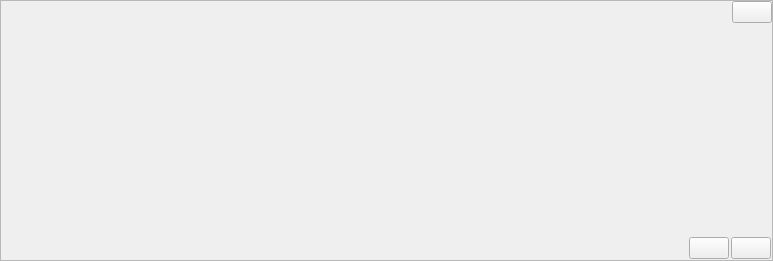
<?xml version="1.0" encoding="UTF-8"?>
<ui version="4.0">
 <class>Rep</class>
 <widget class="QWidget" name="Rep">
  <property name="geometry">
   <rect>
    <x>0</x>
    <y>0</y>
    <width>773</width>
    <height>261</height>
   </rect>
  </property>
  <layout class="QGridLayout" name="glay_main">
   <property name="leftMargin">
    <number>0</number>
   </property>
   <property name="topMargin">
    <number>0</number>
   </property>
   <property name="rightMargin">
    <number>0</number>
   </property>
   <property name="bottomMargin">
    <number>0</number>
   </property>
   <property name="spacing">
    <number>0</number>
   </property>
   <item row="1" column="0">
    <widget class="QFrame" name="fr_main">
     <property name="frameShape">
      <enum>QFrame::StyledPanel</enum>
     </property>
     <property name="frameShadow">
      <enum>QFrame::Raised</enum>
     </property>
     <layout class="QVBoxLayout" name="vlay_fr_main">
      <property name="spacing">
       <number>0</number>
      </property>
      <property name="leftMargin">
       <number>0</number>
      </property>
      <property name="topMargin">
       <number>0</number>
      </property>
      <property name="rightMargin">
       <number>0</number>
      </property>
      <property name="bottomMargin">
       <number>0</number>
      </property>
      <item>
       <widget class="QFrame" name="fr_menu_top">
        <layout class="QHBoxLayout" name="hlay_menu_top">
         <property name="spacing">
          <number>0</number>
         </property>
         <property name="leftMargin">
          <number>0</number>
         </property>
         <property name="topMargin">
          <number>0</number>
         </property>
         <property name="rightMargin">
          <number>0</number>
         </property>
         <property name="bottomMargin">
          <number>0</number>
         </property>
         <item>
          <widget class="QLabel" name="lb_mt_ico"/>
         </item>
         <item>
          <spacer name="horizontalSpacer_2">
           <property name="orientation">
            <enum>Qt::Horizontal</enum>
           </property>
           <property name="sizeHint" stdset="0">
            <size>
             <width>40</width>
             <height>20</height>
            </size>
           </property>
          </spacer>
         </item>
         <item>
          <widget class="QLabel" name="lb_mt_nom"/>
         </item>
         <item>
          <spacer name="horizontalSpacer_1">
           <property name="orientation">
            <enum>Qt::Horizontal</enum>
           </property>
           <property name="sizeHint" stdset="0">
            <size>
             <width>40</width>
             <height>20</height>
            </size>
           </property>
          </spacer>
         </item>
         <item>
          <widget class="QPushButton" name="pb_mt_quitter"/>
         </item>
        </layout>
       </widget>
      </item>
      <item>
       <widget class="QFrame" name="fr_body">
        <layout class="QVBoxLayout" name="vlay_rep_body">
         <property name="spacing">
          <number>0</number>
         </property>
         <property name="leftMargin">
          <number>20</number>
         </property>
         <property name="rightMargin">
          <number>20</number>
         </property>
         <item>
          <spacer name="verticalSpacer_2">
           <property name="orientation">
            <enum>Qt::Vertical</enum>
           </property>
           <property name="sizeHint" stdset="0">
            <size>
             <width>20</width>
             <height>40</height>
            </size>
           </property>
          </spacer>
         </item>
         <item>
          <widget class="QLabel" name="lb_rep_text"/>
         </item>
         <item>
          <spacer name="verticalSpacer">
           <property name="orientation">
            <enum>Qt::Vertical</enum>
           </property>
           <property name="sizeHint" stdset="0">
            <size>
             <width>20</width>
             <height>40</height>
            </size>
           </property>
          </spacer>
         </item>
        </layout>
       </widget>
      </item>
      <item>
       <widget class="QFrame" name="fr_rep_bottom">
        <layout class="QHBoxLayout" name="hlay_rep_bottom">
         <property name="spacing">
          <number>2</number>
         </property>
         <property name="leftMargin">
          <number>0</number>
         </property>
         <property name="topMargin">
          <number>2</number>
         </property>
         <property name="rightMargin">
          <number>1</number>
         </property>
         <property name="bottomMargin">
          <number>1</number>
         </property>
         <item>
          <spacer name="horizontalSpacer">
           <property name="orientation">
            <enum>Qt::Horizontal</enum>
           </property>
           <property name="sizeHint" stdset="0">
            <size>
             <width>40</width>
             <height>20</height>
            </size>
           </property>
          </spacer>
         </item>
         <item>
          <widget class="QPushButton" name="pb_rep_ok"/>
         </item>
         <item>
          <widget class="QPushButton" name="pb_rep_annuler"/>
         </item>
        </layout>
       </widget>
      </item>
     </layout>
    </widget>
   </item>
  </layout>
 </widget>
 <resources/>
 <connections/>
</ui>
